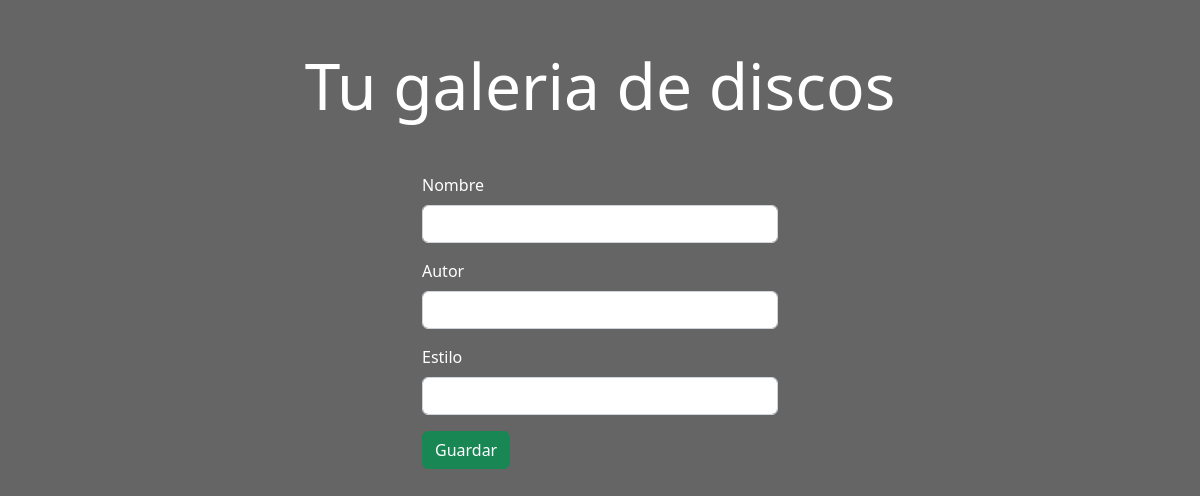
Before: / with the older database file.
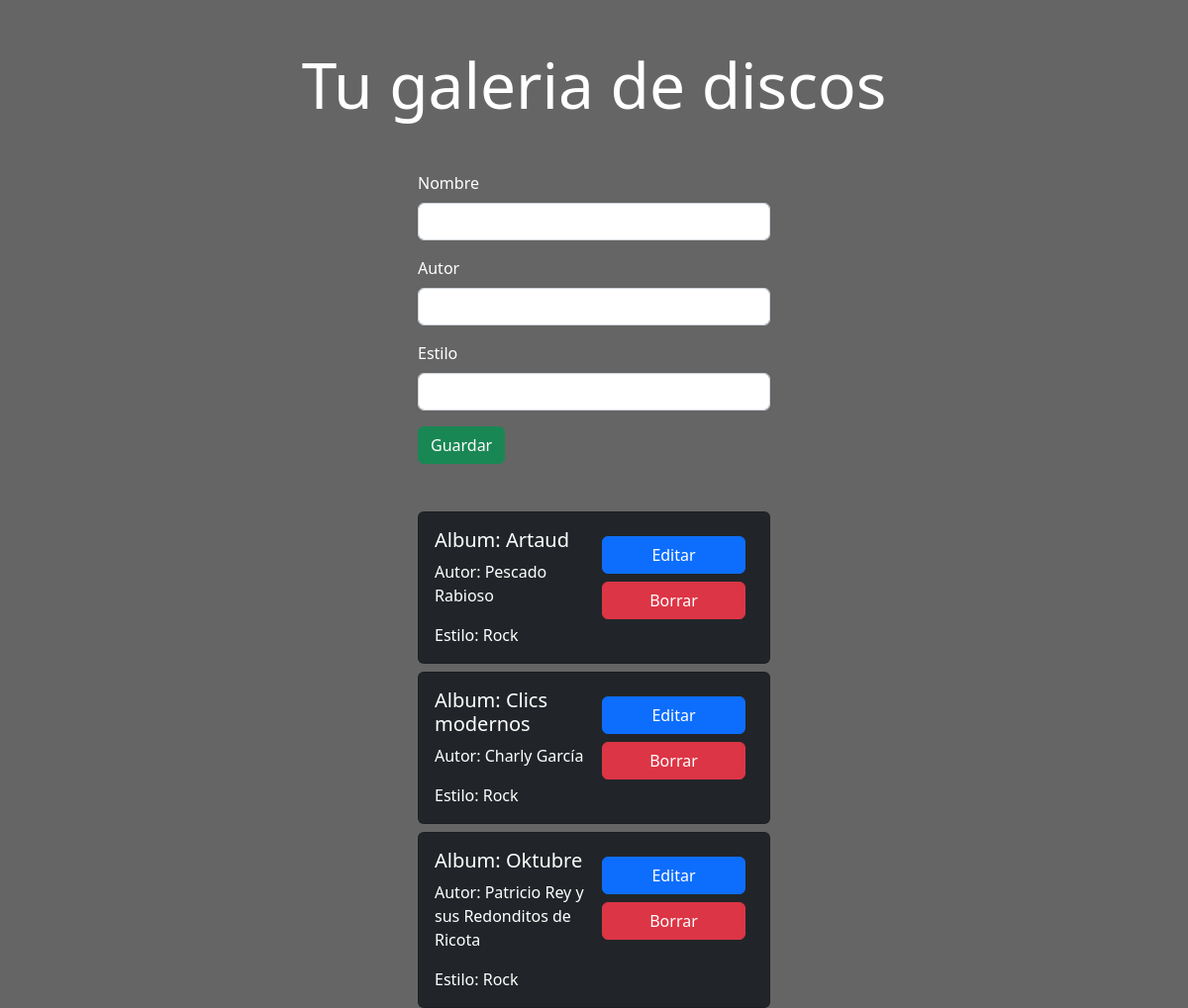
After: the same page with the newer database file.
### app/models.py (models this page shows)
class Disco(models.Model):
    nombre = models.CharField(max_length=50)
    autor = models.CharField(max_length=50)
    estilo = models.CharField(max_length=50)

### app/views.py (the view)
# urls.py: path('', home),
def home(request):
    discos = Disco.objects.all()
    return render(request, 'discos.html', {'discos': discos})

### app/templates/discos.html (shortened to what this page needs)
{% load static %}
<!DOCTYPE html>
<html lang="es">
<head>
    <link rel="stylesheet" href="https://cdn.jsdelivr.net/npm/bootstrap@5.2.3/dist/css/bootstrap.min.css">
    <link rel="stylesheet" href="{% static 'css/main.css' %}">
</head>
<body>
    <h1 class="text-center display-3 m-5">Tu galeria de discos</h1>
    <div class="container">
        <div class="row">
            <div class="col-md-4 offset-md-4">
                <div class="mb-5">
                <form action='{% url 'crear' %}' method="POST">
                    <div class="justify-content-center align-items-center g-2">
                        <div>
                            <div class="mb-3">
                                <label for="nombre" class="form-label">Nombre</label>
                                <input type="text" name="nombre" id="nombre" class="form-control" placeholder="" aria-describedby="helpId">
                            </div>
                        </div>
                        <div>
                            <div class="mb-3">
                                <label for="autor" class="form-label">Autor</label>
                                <input type="text" name="autor" id="autor" class="form-control" placeholder="" aria-describedby="helpId">
                            </div>
                        </div>
                        <div>
                            <div class="mb-3">
                                <label for="estilo" class="form-label">Estilo</label>
                                <input type="text" name="estilo" id="estilo" class="form-control" placeholder="" aria-describedby="helpId">
                          </div>
                        </div>
                        <button type="submit" class="btn btn-success">Guardar</button>
                    </div>
                </form>
            </div>
            {% for disco in discos %}
            <div class="card card-body bg-dark mt-2 d-flex flex-row justify-content-between">
                <div class="col">
                    <h5 class="card-title">Album: {{ disco.nombre }}</h5>
                    <p class="card-text">Autor: {{ disco.autor }}</p>
                    <p class="card-text">Estilo: {{ disco.estilo }}</p>
                </div>
                <div class="col">
                    <form class="m-2" action="{% url 'editar' disco.id %}" method="POST">
                        <div class="d-grid gap-2">
                        <button type="submit" name="" id="" class="btn btn-primary">Editar</button>
                        </div>
                    </form>
                    <form class="m-2" action="{% url 'borrar' disco.id %}" method="POST">
                        <div class="d-grid gap-2">
                        <button type="submit" name="" id="" class="btn btn-danger">Borrar</button>
                        </div>
                    </form>
                </div>
            </div>
            {% endfor %}
            </div>
        </div>
    </div>
</body>
</html>

### app/static/css/main.css (style rules this page uses)
body { background-color: rgb(101, 101, 101); color: white; }

Changed rows visible on the page:
added Disco: nombre "Artaud", autor "Pescado Rabioso", estilo "Rock"
added Disco: nombre "Clics modernos", autor "Charly García", estilo "Rock"
added Disco: nombre "Oktubre", autor "Patricio Rey y sus Redonditos de Ricota", estilo "Rock"
